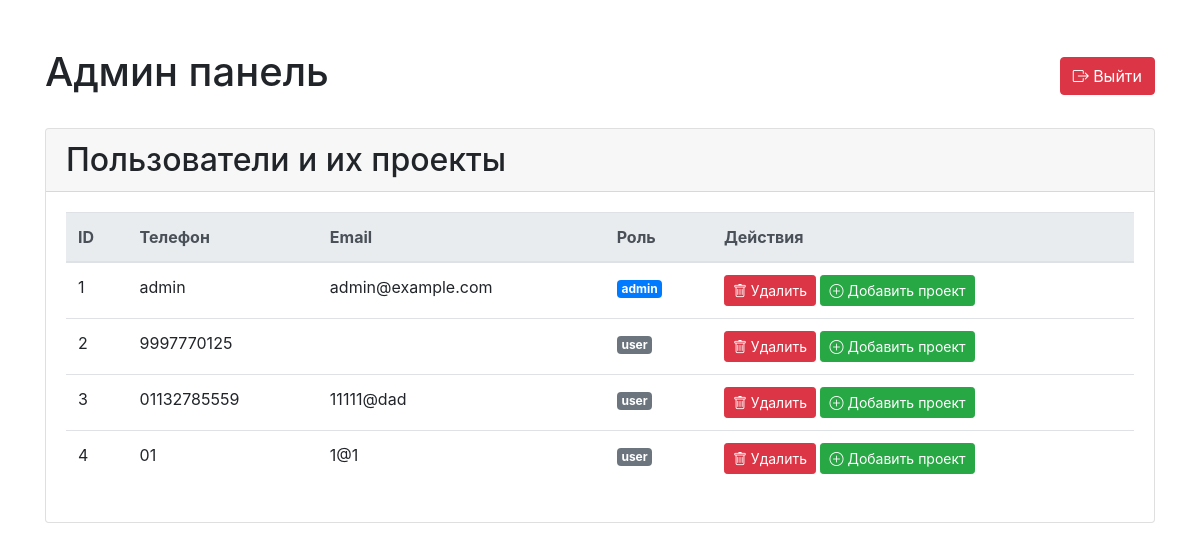
The app's page /admin_panel (signed in) with its own data.
### app.py (models this page shows)
class User(db.Model):
    id = db.Column(db.Integer, primary_key=True)
    phone = db.Column(db.String(15), unique=True, nullable=False)
    password = db.Column(db.String(80), nullable=False)
    email = db.Column(db.String(120), unique=True, nullable=False)
    role = db.Column(db.String(10), default='user')  # Роль пользователя (user, partner, admin)
    projects = db.relationship('Project', backref='user', lazy=True)

### app.py (the view)
@app.route('/admin_panel')
def admin_panel():
    if 'user' not in session or session['role'] != 'admin':
        return redirect(url_for('login'))  # Перенаправление на страницу логина, если не админ
    users = User.query.all()  # Получение всех пользователей для админ-панели
    return render_template('admin_panel.html', users=users)

### templates/admin_panel.html (shortened to what this page needs)
<!DOCTYPE html>
<html lang="ru">
<head>
    <link rel="stylesheet" href="https://stackpath.bootstrapcdn.com/bootstrap/4.5.2/css/bootstrap.min.css">
    <link href="https://cdn.jsdelivr.net/npm/bootstrap-icons@1.7.2/font/bootstrap-icons.css" rel="stylesheet">
</head>
<body>
    <div class="container mt-5">
        <div class="d-flex justify-content-between align-items-center mb-4">
            <h1>Админ панель</h1>
            <a href="{{ url_for('logout') }}" class="btn btn-danger">
                <i class="bi bi-box-arrow-right"></i> Выйти
            </a>
        </div>
        <div class="card">
            <div class="card-header">
                <h2 class="mb-0">Пользователи и их проекты</h2>
            </div>
            <div class="card-body">
                <table class="table table-hover">
                    <thead class="thead-light">
                        <tr>
                            <th>ID</th>
                            <th>Телефон</th>
                            <th>Email</th>
                            <th>Роль</th>
                            <th>Действия</th>
                        </tr>
                    </thead>
                    <tbody>
                        {% for user in users %}
                        <tr class="user-row" data-user-id="{{ user.id }}">
                            <td>{{ user.id }}</td>
                            <td>{{ user.phone }}</td>
                            <td>{{ user.email }}</td>
                            <td><span class="badge badge-{{ 'primary' if user.role == 'admin' else 'secondary' }}">{{ user.role }}</span></td>
                            <td>
                                <button class="btn btn-sm btn-danger delete-user" data-id="{{ user.id }}">
                                    <i class="bi bi-trash"></i> Удалить
                                </button>
                                <button class="btn btn-sm btn-success create-project" data-id="{{ user.id }}">
                                    <i class="bi bi-plus-circle"></i> Добавить проект
                                </button>
                            </td>
                        </tr>
                        {% endfor %}
                    </tbody>
                </table>
            </div>
        </div>
    </div>
</body>
</html>

### records on screen
User: id "1", phone "admin", email "admin@example.com", role "admin"
User: id "2", phone "9997770125", role "user"
User: id "3", phone "01132785559", email "11111@dad", role "user"
User: id "4", phone "01", email "1@1", role "user"
